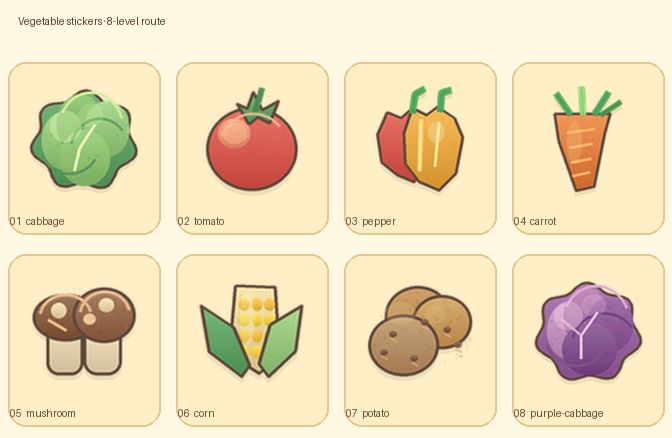
#> input picture web/previews/vegetables-sticker-overview.png, 672 x 438 px, given in place of cabbage.png, which was not available
$ python generate_sticker_overviews.py
#> lines starting #> are read from the running program, lines starting #| are printed output that depends on the picture; pictures that were not available may be replaced by others from this repository, and a replacement may not be noted
"""Build visual QA contact sheets for the production sticker routes."""

from pathlib import Path

from PIL import Image, ImageDraw, ImageFont


ROOT = Path(__file__).resolve().parent
ASSET_ROOT = ROOT / "web" / "assets"
OUT_ROOT = ROOT / "web" / "previews"
VEGETABLES = ("cabbage", "tomato", "pepper", "carrot", "mushroom", "corn", "potato", "purple-cabbage")
MEATS = ("chicken-leg", "bacon", "meatballs", "thick-steak", "ribs", "pork-chop", "roast-roll", "bone-steak", "pork-belly", "roasted-ribs", "meat-feast")


def overview(folder, names, title, filename):
#> called with title = 'Vegetable stickers · 8-level route', filename = 'vegetables-sticker-overview.png'
    tile_w, tile_h = 168, 192
    columns = 4
    rows = (len(names) + columns - 1) // columns
    canvas = Image.new("RGBA", (columns * tile_w, rows * tile_h + 54), (255, 248, 226, 255))
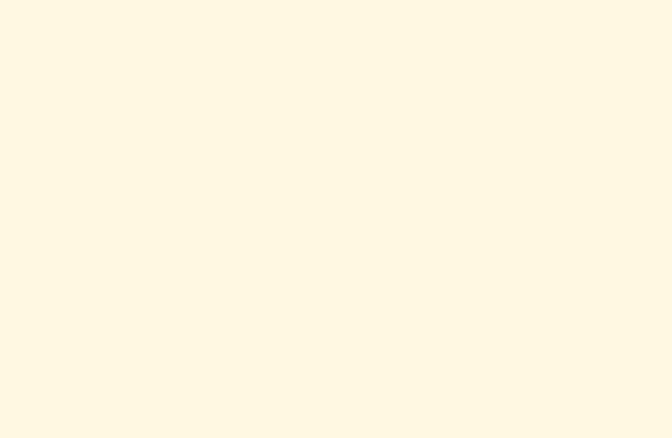
#> canvas: PIL image 672x438 RGBA; mean R, G, B, A 255, 248, 226, 255
    draw = ImageDraw.Draw(canvas)
    draw.text((18, 15), title, fill=(91, 59, 42, 255), stroke_width=0)
    for index, name in enumerate(names):
        x = (index % columns) * tile_w
        y = 54 + (index // columns) * tile_h
        draw.rounded_rectangle((x + 8, y + 8, x + tile_w - 8, y + tile_h - 12), radius=18, fill=(255, 239, 199, 255), outline=(232, 198, 143, 255), width=2)
        image = Image.open(folder / f"{name}.png").convert("RGBA")
        image.thumbnail((tile_w - 22, tile_h - 42), Image.Resampling.LANCZOS)
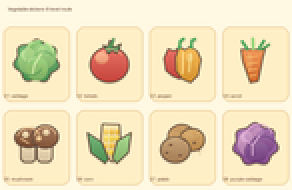
#> image: PIL image 146x95 RGBA (shown 2 times larger); mean R, G, B, A 237.6, 221.4, 187.3, 255
        canvas.alpha_composite(image, (x + (tile_w - image.width) // 2, y + 13))
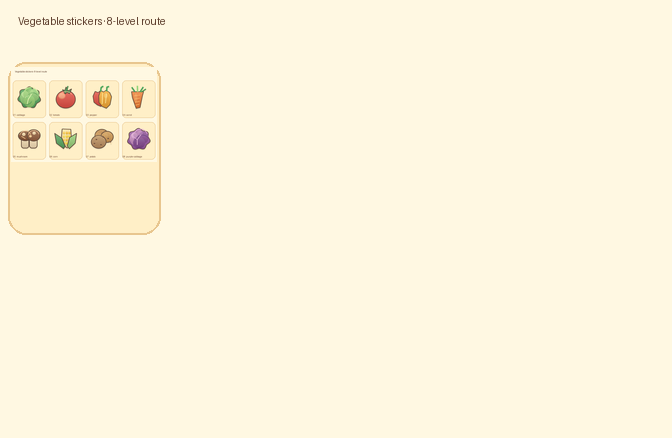
#> canvas: PIL image 672x438 RGBA; mean R, G, B, A 253.9, 246, 222.6, 255
        draw.text((x + 10, y + tile_h - 31), f"{index + 1:02d}  {name}", fill=(109, 72, 52, 255))
#> pass 2 of the loop in overview, `for index, name in enumerate(names):`:
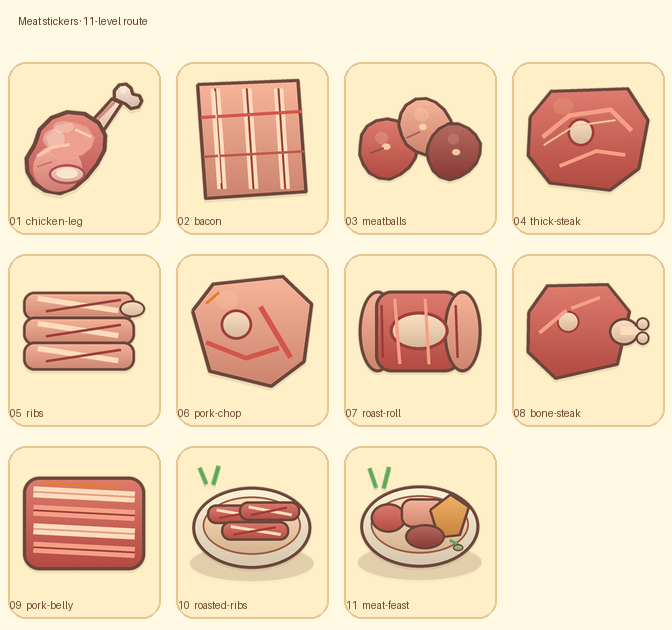
#> input picture web/previews/meats-sticker-overview.png, 672 x 630 px, given in place of tomato.png, which was not available
#> in overview, `image.thumbnail((tile_w - 22, tile_h - 42), Image.Resampling.LANCZOS)`:
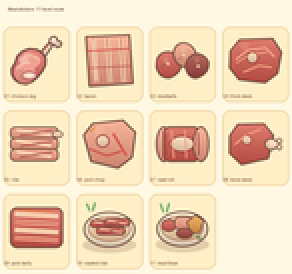
#> image: PIL image 146x137 RGBA (shown 2 times larger); mean R, G, B, A 239.2, 213.7, 184, 255
#> in overview, `canvas.alpha_composite(image, (x + (tile_w - image.width) // 2, y + 13))`:
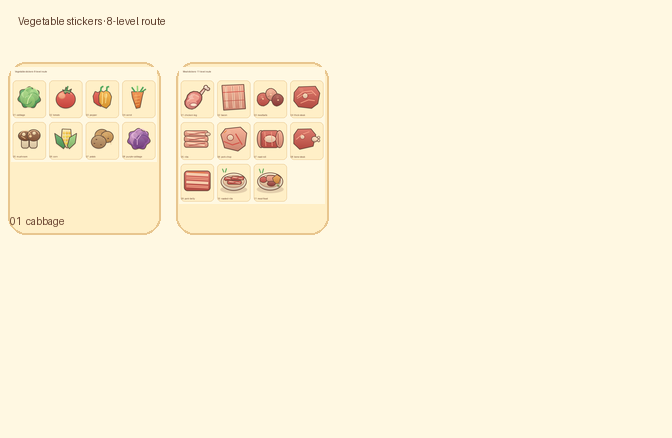
#> canvas: PIL image 672x438 RGBA; mean R, G, B, A 252.7, 243.2, 218.9, 255
    OUT_ROOT.mkdir(parents=True, exist_ok=True)
    canvas.convert("RGB").save(OUT_ROOT / filename, optimize=True)
    print(OUT_ROOT / filename)


def board_overview(folder, names, title, filename):
    """Render the same assets near the board's 56 px cell size."""
    tile_w, tile_h = 82, 82
    columns = 6
    rows = (len(names) + columns - 1) // columns
    canvas = Image.new("RGBA", (columns * tile_w, rows * tile_h + 42), (255, 248, 226, 255))
    draw = ImageDraw.Draw(canvas)
    draw.text((12, 12), title, fill=(91, 59, 42, 255))
    for index, name in enumerate(names):
        x = (index % columns) * tile_w
        y = 42 + (index // columns) * tile_h
        draw.rounded_rectangle((x + 6, y + 5, x + tile_w - 6, y + tile_h - 5), radius=11, fill=(255, 239, 199, 255), outline=(232, 198, 143, 255), width=1)
        image = Image.open(folder / f"{name}.png").convert("RGBA")
        image.thumbnail((58, 58), Image.Resampling.LANCZOS)
        canvas.alpha_composite(image, (x + (tile_w - image.width) // 2, y + 8))
        draw.text((x + 8, y + tile_h - 19), f"{index + 1:02d}", fill=(109, 72, 52, 255))
    OUT_ROOT.mkdir(parents=True, exist_ok=True)
    canvas.convert("RGB").save(OUT_ROOT / filename, optimize=True)
    print(OUT_ROOT / filename)


def main():
    overview(ASSET_ROOT / "vegetables-sticker", VEGETABLES, "Vegetable stickers · 8-level route", "vegetables-sticker-overview.png")
    overview(ASSET_ROOT / "meats-sticker", MEATS, "Meat stickers · 11-level route", "meats-sticker-overview.png")
    board_overview(ASSET_ROOT / "vegetables-sticker", VEGETABLES, "Vegetables · board scale", "vegetables-sticker-board-overview.png")
    board_overview(ASSET_ROOT / "meats-sticker", MEATS, "Meats · board scale", "meats-sticker-board-overview.png")


if __name__ == "__main__":
#> (the run stopped early here; a loop or call above may not have finished)
